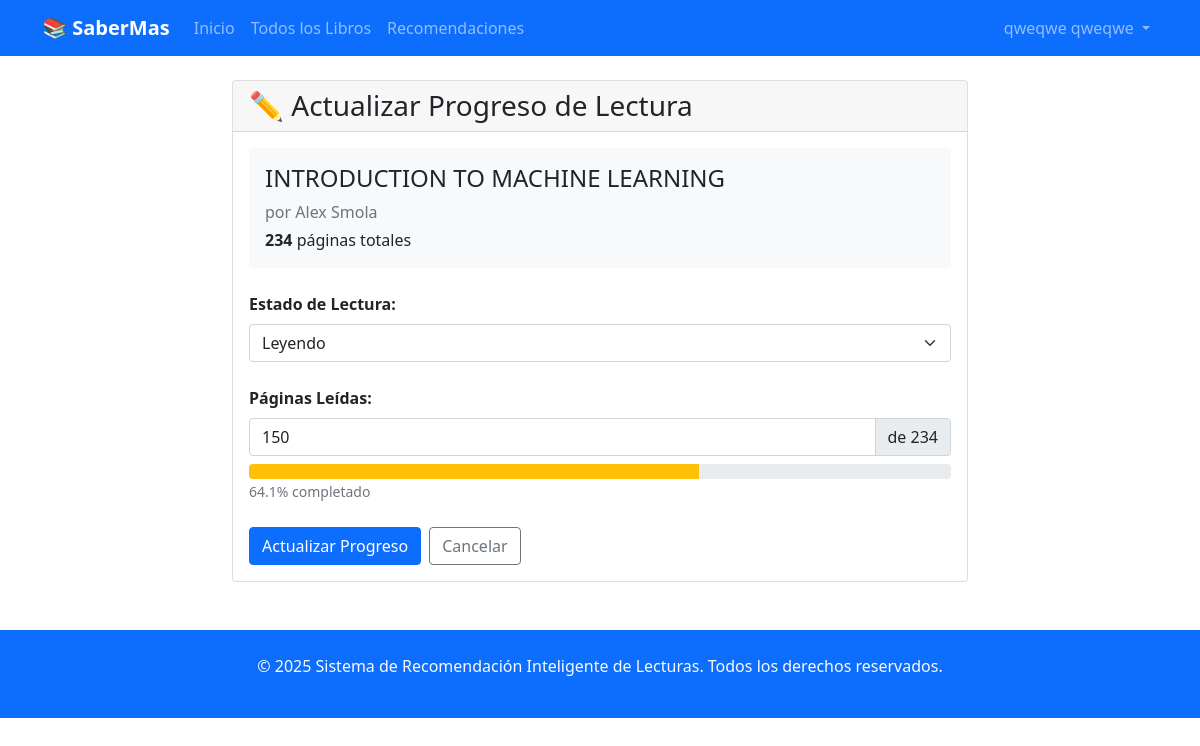
Page /libros/54/historial/ (signed in) on the committed database.
### sril/models.py (models this page shows, shortened)
class Usuario(AbstractBaseUser, PermissionsMixin):
    email = models.EmailField(unique=True, max_length=150)
    nombre = models.CharField(max_length=100)
    fecha_registro = models.DateTimeField(auto_now_add=True)
    fecha_ultimo_login = models.DateTimeField(auto_now=True)
    es_administrador = models.BooleanField(default=False)
    activo = models.BooleanField(default=True)
    is_staff = models.BooleanField(default=False)
    is_superuser = models.BooleanField(default=False)
    groups = models.ManyToManyField(
        'auth.Group',
        verbose_name='groups',
        blank=True,
        help_text='The groups this user belongs to.',
        related_name='usuario_set',  # Cambiado para evitar conflicto
        related_query_name='usuario',
    )
    user_permissions = models.ManyToManyField(
        'auth.Permission',
        verbose_name='user permissions',
        blank=True,
        help_text='Specific permissions for this user.',
        related_name='usuario_set',  # Cambiado para evitar conflicto
        related_query_name='usuario',
    )
    objects = UsuarioManager()
    USERNAME_FIELD = 'email'
    REQUIRED_FIELDS = ['nombre']
    class Meta:
        verbose_name = 'Usuario'
        verbose_name_plural = 'Usuarios'

class Libro(models.Model):
    titulo = models.CharField(max_length=255, verbose_name="Título")
    autor = models.CharField(max_length=255, verbose_name="Autor")
    isbn = models.CharField(
        max_length=20,
        unique=True,
        blank=True,
        null=True,
        verbose_name="ISBN"
    )
    sinopsis = models.TextField(blank=True, null=True, verbose_name="Sinopsis")
    numero_paginas = models.PositiveIntegerField(
        default=0,
        verbose_name="Número de páginas"
    )
    tiempo_lectura_promedio = models.PositiveIntegerField(
        default=0,
        help_text="Tiempo promedio de lectura en minutos",
        verbose_name="Tiempo de lectura"
    )
    fecha_publicacion = models.DateField(
        blank=True,
        null=True,
        verbose_name="Fecha de publicación"
    )
    editorial = models.CharField(
        max_length=100,
        blank=True,
        null=True,
        verbose_name="Editorial"
    )
    archivo_pdf = models.FileField(
        upload_to='libros/pdfs/',
        blank=True,
        null=True,
        validators=[FileExtensionValidator(allowed_extensions=['pdf'])],
        help_text="Subir archivo PDF del libro",
        verbose_name="Archivo PDF"
    )
    portada = models.ImageField(
        upload_to='libros/portadas/',
        blank=True,
        null=True,
        help_text="Portada generada automáticamente desde el PDF",
        verbose_name="Portada"
    )
    disponible_descarga = models.BooleanField(
        default=False,
        help_text="¿Está disponible para descarga?",
        verbose_name="Disponible para descarga"
    )
    categorias = models.ManyToManyField(
        'Categoria',
        through='LibroCategoria',
        verbose_name="Categorías"
    )
    activo = models.BooleanField(default=True, verbose_name="Activo")
    fecha_creacion = models.DateTimeField(auto_now_add=True, verbose_name="Fecha de creación")
    fecha_actualizacion = models.DateTimeField(auto_now=True, verbose_name="Fecha de actualización")
    class Meta:
        verbose_name = 'Libro'
        verbose_name_plural = 'Libros'
        ordering = ['titulo']
        indexes = [
            models.Index(fields=['titulo']),
            models.Index(fields=['autor']),
            models.Index(fields=['fecha_publicacion']),
        ]
    class Meta:
        verbose_name = 'Libro'
        verbose_name_plural = 'Libros'
        ordering = ['titulo']
        indexes = [
            models.Index(fields=['titulo']),
            models.Index(fields=['autor']),
            models.Index(fields=['fecha_publicacion']),
        ]

class HistorialLectura(models.Model):
    ESTADO_CHOICES = [
        ('POR_LEER', 'Por leer'),
        ('LEYENDO', 'Leyendo'),
        ('TERMINADO', 'Terminado'),
        ('ABANDONADO', 'Abandonado'),
    ]
    usuario = models.ForeignKey(Usuario, on_delete=models.CASCADE, related_name='historial_lectura')
    libro = models.ForeignKey(Libro, on_delete=models.CASCADE, related_name='historial_lectura')
    fecha_inicio = models.DateTimeField(auto_now_add=True)
    fecha_fin = models.DateTimeField(blank=True, null=True)
    estado = models.CharField(max_length=20, choices=ESTADO_CHOICES, default='POR_LEER')
    paginas_leidas = models.PositiveIntegerField(default=0)
    class Meta:
        unique_together = ['usuario', 'libro']
        verbose_name = 'Historial de Lectura'
        verbose_name_plural = 'Historiales de Lectura'

### sril/views.py (the view)
# urls.py: path('libros/<int:libro_id>/historial/', views.gestionar_historial, name='gestionar_historial'),
@login_required
def gestionar_historial(request, libro_id):
    libro = get_object_or_404(Libro, id=libro_id, activo=True)
    usuario_actual = get_usuario_actual(request)
    if not usuario_actual:
        messages.error(request, 'Error de autenticación')
        return redirect('sril:login')
    historial_existente = HistorialLectura.objects.filter(usuario=usuario_actual, libro=libro).first()
    if request.method == 'POST':
        form = HistorialLecturaForm(request.POST, instance=historial_existente)
        if form.is_valid():
            historial = form.save(commit=False)
            historial.usuario = usuario_actual
            historial.libro = libro
            historial.save()
            messages.success(request, 'Historial actualizado correctamente')
            return redirect('sril:detalle_libro', libro_id=libro.id)
    else:
        form = HistorialLecturaForm(instance=historial_existente)
    context = {
        'form': form,
        'libro': libro,
        'historial_existente': historial_existente,
    }
    return render(request, 'sril/libros/gestionar_historial.html', context)

### sril/forms.py
class HistorialLecturaForm(forms.ModelForm):
    class Meta:
        model = HistorialLectura
        fields = ['estado', 'paginas_leidas']
        widgets = {
            'estado': forms.Select(attrs={'class': 'form-select'}),
            'paginas_leidas': forms.NumberInput(attrs={
                'class': 'form-control',
                'min': '0'
            })
        }

### sril/views.py (called while the page is built)
def get_usuario_actual(request):
    if request.user.is_authenticated:
        try:
            return Usuario.objects.get(id=request.user.id)
        except Usuario.DoesNotExist:
            return None
    return None

### sril/templates/sril/libros/gestionar_historial.html (shortened to what this page needs)
{% extends 'sril/base.html' %}
{% block content %}
<div class="row justify-content-center">
    <div class="col-md-8">
        <div class="card">
            <div class="card-header">
                <h3 class="mb-0">
                    {% if historial_existente %}
                    ✏️ Actualizar Progreso de Lectura
                    {% else %}
                    📖 Registrar Lectura
                    {% endif %}
                </h3>
            </div>
            <div class="card-body">
                <div class="mb-4 p-3 bg-light rounded">
                    <h4>{{ libro.titulo }}</h4>
                    <p class="mb-1 text-muted">por {{ libro.autor }}</p>
                    <p class="mb-0"><strong>{{ libro.numero_paginas }}</strong> páginas totales</p>
                </div>
                <form method="post">
                    <div class="mb-4">
                        <label for="{{ form.estado.id_for_label }}" class="form-label">
                            <strong>Estado de Lectura:</strong>
                        </label>
                        {{ form.estado }}
                    </div>
                    <div class="mb-4">
                        <label for="{{ form.paginas_leidas.id_for_label }}" class="form-label">
                            <strong>Páginas Leídas:</strong>
                        </label>
                        <div class="input-group">
                            {{ form.paginas_leidas }}
                            <span class="input-group-text">de {{ libro.numero_paginas }}</span>
                        </div>
                        <div class="mt-2">
                            <div class="progress" style="height: 15px;">
                                <div class="progress-bar" role="progressbar"
                                     id="progress-bar"
                                     style="width: 0%;">
                                </div>
                            </div>
                            <small class="text-muted" id="progress-text">0% completado</small>
                        </div>
                    </div>
                    <div class="d-flex gap-2">
                        <button type="submit" class="btn btn-primary">
                            {% if historial_existente %}
                            Actualizar Progreso
                            {% else %}
                            Guardar Registro
                            {% endif %}
                        </button>
                        <a href="{% url 'sril:detalle_libro' libro.id %}" class="btn btn-outline-secondary">
                            Cancelar
                        </a>
                    </div>
                </form>
            </div>
        </div>
    </div>
</div>
{% endblock %}

### sril/templates/sril/base.html (shortened to what this page needs)
<!DOCTYPE html>
<html lang="es">
<head>
    <link href="https://cdn.jsdelivr.net/npm/bootstrap@5.1.3/dist/css/bootstrap.min.css" rel="stylesheet">
</head>
<body>
    <nav class="navbar navbar-expand-lg navbar-dark bg-primary">
        <div class="container">
            <a class="navbar-brand" href="{% url 'sril:home' %}">📚 SaberMas</a>
            <div class="collapse navbar-collapse" id="navbarNav">
                <ul class="navbar-nav me-auto">
                    <li class="nav-item">
                        <a class="nav-link" href="{% url 'sril:home' %}">Inicio</a>
                    </li>
                    <li class="nav-item">
                        <a class="nav-link" href="{% url 'sril:lista_libros' %}">Todos los Libros</a>
                    </li>
                    <li class="nav-item">
                        <a class="nav-link" href="{% url 'sril:recomendaciones' %}">Recomendaciones</a>
                    </li>
                </ul>
                <ul class="navbar-nav">
                {% if user.is_authenticated %}
                    <li class="nav-item dropdown">
                        <a class="nav-link dropdown-toggle" href="#" id="navbarDropdown" role="button" data-bs-toggle="dropdown">
                             {{ user.nombre }}
                        </a>
                    </li>
                {% endif %}
            </ul>
            </div>
        </div>
    </nav>
    <main class="container my-4">
        {% block content %}
        {% endblock %}
    </main>
    <footer class="bg-primary text-light py-4 mt-5">
        <div class="container text-center">
            <p>&copy; 2025 Sistema de Recomendación Inteligente de Lecturas. Todos los derechos reservados.</p>
        </div>
    </footer>
</body>
</html>

### sril/templates/sril/base.html (style rules this page uses)
.navbar-brand { font-weight: bold; }

### rows in the picture
Usuario: nombre "qweqwe qweqwe"
Libro: titulo "INTRODUCTION TO MACHINE LEARNING", autor "Alex Smola", numero_paginas "234"
HistorialLectura: estado "Leyendo", paginas_leidas "150"
